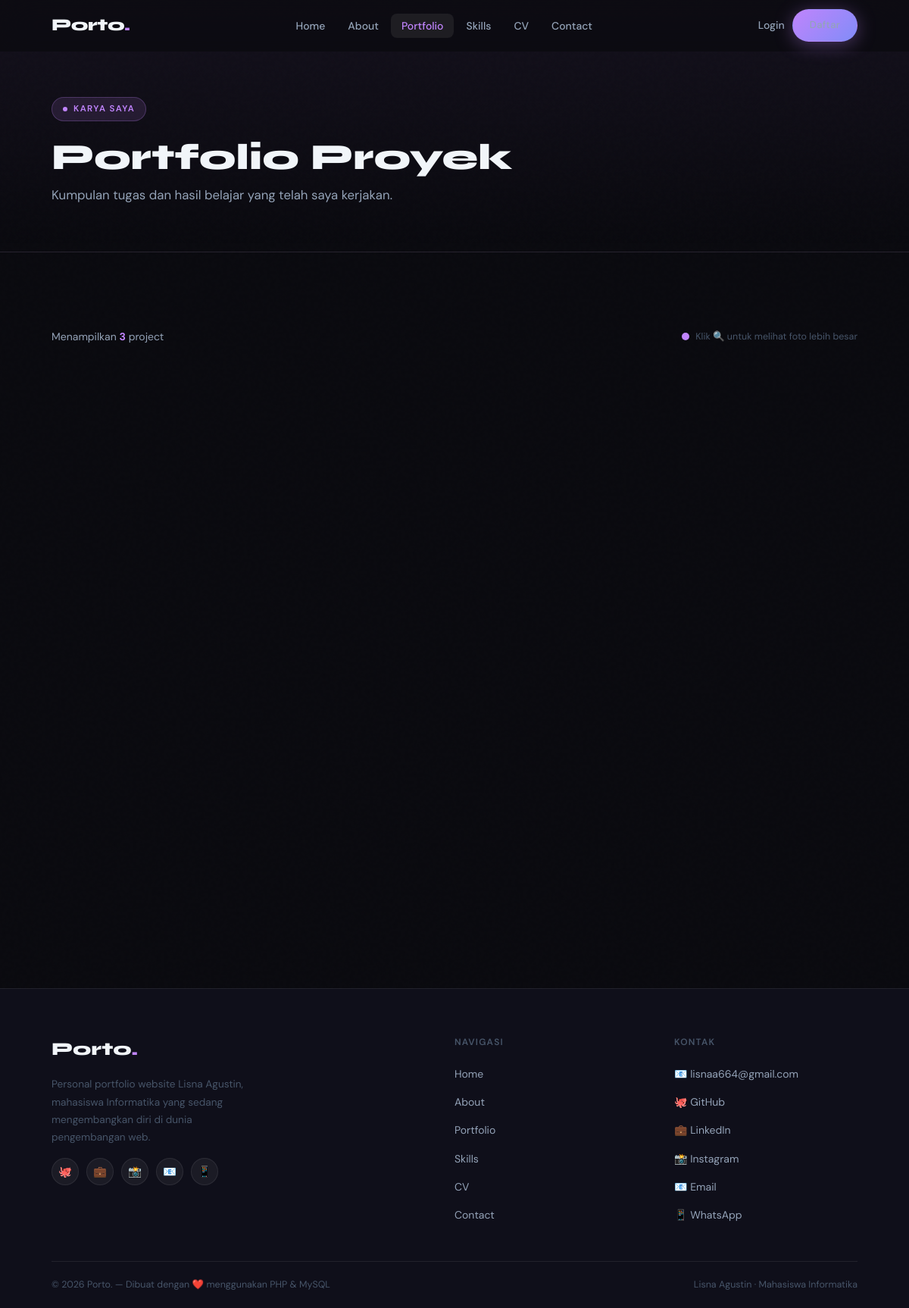
Screenshot of /portfolio.php with the database file from the repository.
### tables this page shows
CREATE TABLE IF NOT EXISTS about_me (
  id          INT UNSIGNED  NOT NULL AUTO_INCREMENT,
  full_name   VARCHAR(150)  NOT NULL,
  tagline     VARCHAR(250)  NULL,
  description TEXT          NOT NULL,
  photo       VARCHAR(300)  NULL,
  email       VARCHAR(150)  NULL,
  phone       VARCHAR(30)   NULL,
  location    VARCHAR(150)  NULL,
  birth_year  YEAR          NULL,
  university  VARCHAR(200)  NULL,
  major       VARCHAR(200)  NULL,
  gpa         DECIMAL(3,2)  NULL,
  updated_at  DATETIME      NOT NULL DEFAULT CURRENT_TIMESTAMP ON UPDATE CURRENT_TIMESTAMP,
  PRIMARY KEY (id)
);

CREATE TABLE IF NOT EXISTS social_media (
  id         INT UNSIGNED  NOT NULL AUTO_INCREMENT,
  platform   VARCHAR(50)   NOT NULL,
  label      VARCHAR(100)  NOT NULL,
  url        VARCHAR(500)  NOT NULL,
  icon       VARCHAR(10)   NOT NULL DEFAULT '🔗',
  sort_order INT           NOT NULL DEFAULT 0,
  is_active  TINYINT(1)    NOT NULL DEFAULT 1,
  created_at DATETIME      NOT NULL DEFAULT CURRENT_TIMESTAMP,
  PRIMARY KEY (id)
);

### config/koneksi.php (called while the page is built, shortened)
<?php
function e(string $str): string {
    return htmlspecialchars($str, ENT_QUOTES | ENT_SUBSTITUTE, 'UTF-8');
}

### portfolio.php (the view, shortened to what this page needs)
<?php
require_once 'config/koneksi.php';
$pdo      = getDB();
$projects = $pdo->query("SELECT * FROM projects WHERE is_active=1 ORDER BY sort_order, created_at DESC")->fetchAll();
?>
<!DOCTYPE html>
<html lang="id">
<head>
  <link rel="stylesheet" href="css/style.css">
</head>
<body>
<?php require_once 'config/navbar.php'; ?>
<div class="page-header">
  <div class="container">
    <div class="section-tag">Karya Saya</div>
    <h1 class="section-title">Portfolio Proyek</h1>
    <p class="section-subtitle">Kumpulan tugas dan hasil belajar yang telah saya kerjakan.</p>
  </div>
</div>
<section class="section">
  <div class="container">
    <?php if (empty($projects)): ?>
      <div style="text-align:center;padding:80px 0;">
        <div style="font-size:3.5rem;margin-bottom:16px;opacity:0.25;">💼</div>
        <h3 style="color:var(--text-muted);margin-bottom:8px;">Belum ada project ditampilkan.</h3>
        <p style="color:var(--text-dim);font-size:0.875rem;">Admin dapat menambahkan project beserta foto melalui Dashboard.</p>
      </div>
    <?php else: ?>
    <div style="display:flex;align-items:center;justify-content:space-between;margin-bottom:32px;flex-wrap:wrap;gap:12px;">
      <p style="color:var(--text-muted);font-size:0.875rem;">
        Menampilkan <strong style="color:var(--primary);"><?= count($projects) ?></strong> project
      </p>
      <div style="display:flex;align-items:center;gap:8px;font-size:0.78rem;color:var(--text-dim);">
        <span style="width:10px;height:10px;border-radius:50%;background:var(--primary);display:inline-block;"></span>
        Klik 🔍 untuk melihat foto lebih besar
      </div>
    </div>
    <div class="portfolio-grid">
    </div>
    <?php endif; ?>
  </div>
</section>
<?php require_once 'config/footer.php'; ?>
</body>
</html>

### config/footer.php (shortened to what this page needs)
<?php
$_pdo_footer = null;
try { $_pdo_footer = getDB(); } catch(Exception $e) {}
$_about_footer  = $_pdo_footer ? $_pdo_footer->query("SELECT full_name,email,phone FROM about_me LIMIT 1")->fetch() : null;
$_socials_footer = $_pdo_footer ? $_pdo_footer->query("SELECT * FROM social_media WHERE is_active=1 ORDER BY sort_order LIMIT 8")->fetchAll() : [];
?>
<footer>
  <div class="container">
    <div class="footer-grid">
      <div class="footer-brand">
        <div class="logo">Porto<span>.</span></div>
        <p>Personal portfolio website <?= e($_about_footer['full_name'] ?? 'Lisna Agustin') ?>, mahasiswa Informatika yang sedang mengembangkan diri di dunia pengembangan web.</p>
        <?php if (!empty($_socials_footer)): ?>
        <div style="display:flex;gap:10px;margin-top:16px;">
          <?php foreach ($_socials_footer as $_s): ?>
            <a href="<?= e($_s['url']) ?>" target="_blank" title="<?= e($_s['platform']) ?>"
               style="width:36px;height:36px;border-radius:50%;background:rgba(255,255,255,0.05);border:1px solid rgba(255,255,255,0.08);display:flex;align-items:center;justify-content:center;font-size:0.9rem;transition:all 0.2s;"
               onmouseover="this.style.background='rgba(168,85,247,0.15)';this.style.borderColor='rgba(168,85,247,0.3)'"
               onmouseout="this.style.background='rgba(255,255,255,0.05)';this.style.borderColor='rgba(255,255,255,0.08)'">
              <?= e($_s['icon']) ?>
            </a>
          <?php endforeach; ?>
        </div>
        <?php endif; ?>
      </div>
      <div class="footer-col">
        <h4>Navigasi</h4>
        <ul>
          <li><a href="/portfolio_redesign/index.php">Home</a></li>
          <li><a href="/portfolio_redesign/about.php">About</a></li>
          <li><a href="/portfolio_redesign/portfolio.php">Portfolio</a></li>
          <li><a href="/portfolio_redesign/skills.php">Skills</a></li>
          <li><a href="/portfolio_redesign/cv.php">CV</a></li>
          <li><a href="/portfolio_redesign/contact.php">Contact</a></li>
        </ul>
      </div>
      <div class="footer-col">
        <h4>Kontak</h4>
        <ul>
          <?php if ($_about_footer && $_about_footer['email']): ?>
            <li><a href="mailto:<?= e($_about_footer['email']) ?>">📧 <?= e($_about_footer['email']) ?></a></li>
          <?php endif; ?>
          <?php foreach ($_socials_footer as $_s): ?>
            <li><a href="<?= e($_s['url']) ?>" target="_blank"><?= e($_s['icon']) ?> <?= e($_s['platform']) ?></a></li>
          <?php endforeach; ?>
        </ul>
      </div>
    </div>
    <div class="footer-bottom">
      <span>&copy; <?= date('Y') ?> Porto. — Dibuat dengan ❤️ menggunakan PHP & MySQL</span>
      <span><?= e($_about_footer['full_name'] ?? 'Lisna Agustin') ?> · Mahasiswa Informatika</span>
    </div>
  </div>
</footer>

### css/style.css (style rules this page uses)
:root { --bg: #0a0a0f; --bg-2: #0f0f1a; --bg-card: rgba(255,255,255,0.04); --bg-glass: rgba(255,255,255,0.06); --bg-glass-hov: rgba(255,255,255,0.09); --primary: #c084fc; --primary-rgb: 192,132,252; --accent: #818cf8; --accent-rgb: 129,140,248; --pink: #f472b6; --pink-rgb: 244,114,182; --teal: #2dd4bf; --teal-rgb: 45,212,191; --text-main: #f1f5f9; --text-muted: #94a3b8; --text-dim: #475569; --border: rgba(255,255,255,0.08); --border-glow: rgba(192,132,252,0.3); --shadow-sm: 0 2px 8px rgba(0,0,0,0.4); --shadow-md: 0 8px 32px rgba(0,0,0,0.5); --shadow-lg: 0 24px 64px rgba(0,0,0,0.6); --glow-purple: 0 0 40px rgba(192,132,252,0.15); --glow-pink: 0 0 40px rgba(244,114,182,0.15); --radius: 16px; --radius-sm: 10px; --radius-lg: 24px; --nav-h: 68px; --font-display: 'Syne', sans-serif; --font-body: 'DM Sans', sans-serif; --transition: all 0.3s cubic-bezier(0.4, 0, 0.2, 1); --ease-spring: cubic-bezier(0.34, 1.56, 0.64, 1); }
*, *::before, *::after { margin:0; padding:0; box-sizing:border-box; }
html { scroll-behavior:smooth; font-size:16px; }
body { font-family: var(--font-body); background: var(--bg); color: var(--text-main); line-height: 1.7; min-height: 100vh; -webkit-font-smoothing: antialiased; overflow-x: hidden; }
body::before { content:''; position:fixed; inset:0; pointer-events:none; z-index:0; opacity:0.4; }
body > * { position:relative; z-index:1; }
a { text-decoration:none; color:inherit; }
ul { list-style:none; }
.container { max-width:1120px; margin:0 auto; padding:0 28px; }
.section { padding:100px 0; }
.section-tag { display:inline-flex; align-items:center; gap:8px; background: rgba(var(--primary-rgb),0.12); border: 1px solid rgba(var(--primary-rgb),0.25); color: var(--primary); font-size:0.72rem; font-weight:600; letter-spacing:0.12em; text-transform:uppercase; padding:5px 14px; border-radius:100px; margin-bottom:20px; }
.section-tag::before { content:''; width:6px; height:6px; background:var(--primary); border-radius:50%; }
.section-title { font-family: var(--font-display); font-size: clamp(2rem,4vw,3rem); font-weight: 800; color: var(--text-main); margin-bottom:12px; line-height:1.15; }
.section-subtitle { color: var(--text-muted); font-size:1.05rem; margin-bottom:60px; }
.page-header { padding:calc(var(--nav-h) + 60px) 0 60px; position:relative; overflow:hidden; background:linear-gradient(180deg, rgba(var(--primary-rgb),0.06) 0%, transparent 100%); border-bottom:1px solid var(--border); }
.page-header .section-title { margin-bottom:8px; }
.page-header .section-subtitle { margin-bottom:0; }
.portfolio-grid { display:grid; grid-template-columns:repeat(auto-fit,minmax(300px,1fr)); gap:24px; }
footer { background:var(--bg-2); border-top:1px solid var(--border); padding:60px 0 0; }
.footer-grid { display:grid; grid-template-columns:2fr 1fr 1fr; gap:48px; margin-bottom:48px; }
.footer-brand .logo { font-family:var(--font-display); font-size:1.5rem; font-weight:800; margin-bottom:14px; }
.footer-brand .logo span { color:var(--primary); }
.footer-brand p { font-size:0.85rem; color:var(--text-dim); line-height:1.7; max-width:280px; }
.footer-col h4 { font-size:0.75rem; font-weight:600; letter-spacing:0.1em; text-transform:uppercase; color:var(--text-dim); margin-bottom:18px; }
.footer-col ul { display:flex; flex-direction:column; gap:10px; }
.footer-col ul a { font-size:0.875rem; color:var(--text-muted); transition:var(--transition); }
.footer-bottom { border-top:1px solid var(--border); padding:20px 0; display:flex; justify-content:space-between; align-items:center; font-size:0.78rem; color:var(--text-dim); }
.portfolio-grid { display: grid; grid-template-columns: repeat(auto-fill, minmax(320px, 1fr)); gap: 28px; }

### portfolio.php (style rules this page uses)
.portfolio-grid { display: grid; grid-template-columns: repeat(auto-fill, minmax(320px, 1fr)); gap: 28px; }

### rows the page displays
about_me: full_name "Lisna Agustin", email "lisnaa664@gmail.com"
social_media: icon "🐙", platform "GitHub"
social_media: icon "💼", platform "LinkedIn"
social_media: icon "📸", platform "Instagram"
social_media: icon "📧", platform "Email"
social_media: icon "📱", platform "WhatsApp"

### other values shown
count($projects) "3"
